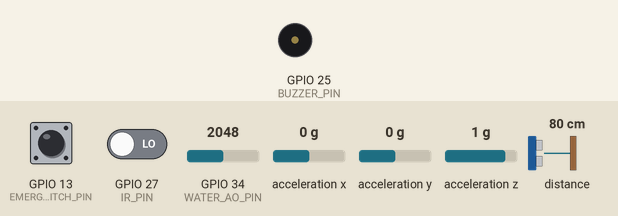
Simulated run of this sketch. Board: ESP32. On the bench: buzzer (waves = sounding, pin HIGH). The inputs (shaded band) are chosen by the test bench; at power-on: acceleration z 1 g, GPIO 34 (WATER_AO_PIN) = 2048, GPIO 13 (EMERGENCY_SWITCH_PIN) HIGH, GPIO 27 (IR_PIN) LOW, distance to the obstacle 80 cm, acceleration x 0 g, acceleration y 0 g. WiFi joins after 1.5 s; servers stay silent unless stated; the local clock reads 2024-03-15 10:24:30 at power-on unless the sketch sets it; what the sketch prints to the serial monitor is not drawn.

Above: at 3.3 s.
3.4 s: acceleration z set to 0 g
9.0 s: GPIO 34 (WATER_AO_PIN) set to 1228
14.1 s: GPIO 13 (EMERGENCY_SWITCH_PIN) pulled LOW for 3 s
19.2 s: GPIO 27 (IR_PIN) driven HIGH
At 23.0 s:
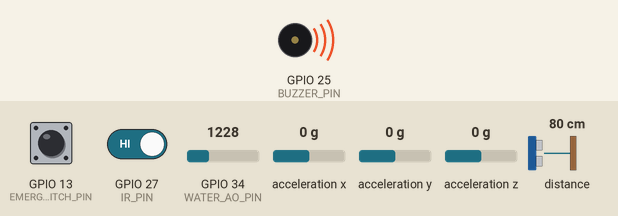
24.8 s: distance to the obstacle set to 120 cm
33.0 s: GPIO 34 (WATER_AO_PIN) set to 2946
38.1 s: GPIO 34 (WATER_AO_PIN) set to 3040
At 38.7 s:
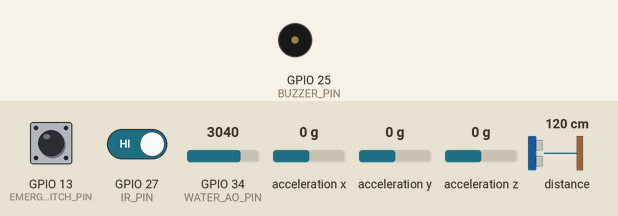
Timing chart, 0 to 41.1 s (numbered marks = the images above; inputs shaded):
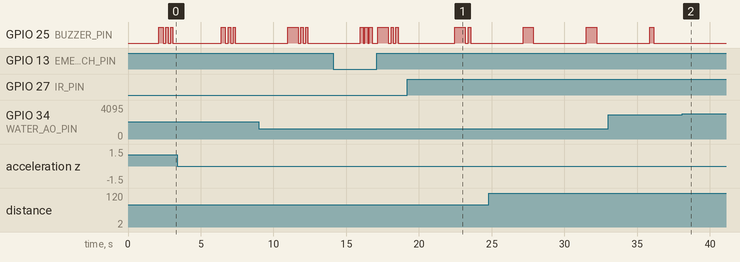

The sketch:

Stick.ino
```cpp
#include <WiFi.h>
#include <Wire.h>
#include <math.h>
#include <time.h>
#include <Firebase_ESP_Client.h>

#include <Adafruit_VL53L0X.h>
#include <Adafruit_Sensor.h>
#include <Adafruit_ADXL345_U.h>

// Firebase Addons
#include "addons/TokenHelper.h"
#include "addons/RTDBHelper.h"

// ================= WIFI =================
#define WIFI_SSID "wifi username"
#define WIFI_PASSWORD "wifi password"

// ================= FIREBASE =================
#define API_KEY "firebase apikey"
#define DATABASE_URL "firebase database url"

// Firebase Authentication
#define USER_EMAIL "email id"
#define USER_PASSWORD "user password"

// ================= FIREBASE OBJECTS =================
FirebaseData fbdo;
FirebaseAuth auth;
FirebaseConfig config;

// ================= SENSOR OBJECTS =================
Adafruit_VL53L0X lidarSensor = Adafruit_VL53L0X();
Adafruit_ADXL345_Unified accel = Adafruit_ADXL345_Unified(12345);

// ================= ESP32 PINS =================
#define WATER_AO_PIN         34
#define IR_PIN               27
#define BUZZER_PIN           25
#define EMERGENCY_SWITCH_PIN 13   // Rocker switch / emergency switch

#define SDA_PIN 21
#define SCL_PIN 22

// ================= FALL THRESHOLDS =================
float freeFallThreshold = 5.0;    // m/s²
float impactThreshold   = 25.0;   // m/s²

// ================= LIDAR THRESHOLD =================
#define OBSTACLE_THRESHOLD 800   // mm

// ================= VARIABLES =================
bool emergencyAlreadySent = false;

// ================= BUZZER FUNCTION =================
void beep(int onTime, int offTime)
{
  digitalWrite(BUZZER_PIN, HIGH);
  delay(onTime);
  digitalWrite(BUZZER_PIN, LOW);
  delay(offTime);
}

// ================= SEND SENSOR DATA TO FIREBASE =================
void sendToFirebase(
  bool fallDetected,
  int lidarValue,
  int lidarDistance,
  bool obstacleDetected,
  String obstacleStatus,
  int waterValue,
  bool waterDetected,
  String waterStatus,
  float accelX,
  float accelY,
  float accelZ,
  float accelMagnitude
)
{
  bool ok = true;

  // Existing sensor fields
  ok &= Firebase.RTDB.setBool(&fbdo, "/Sensor/fallDetected", fallDetected);

  // 🔥 NEW ADDED VALUE
  ok &= Firebase.RTDB.setString(&fbdo, "/Sensor/obstacle_status", obstacleStatus);

  ok &= Firebase.RTDB.setInt(&fbdo, "/Sensor/lidar", lidarValue);            // mm
  ok &= Firebase.RTDB.setInt(&fbdo, "/Sensor/lidarDistance", lidarDistance); // mm

  ok &= Firebase.RTDB.setBool(&fbdo, "/Sensor/obstacleDetected", obstacleDetected);

  ok &= Firebase.RTDB.setInt(&fbdo, "/Sensor/water", waterValue);
  ok &= Firebase.RTDB.setBool(&fbdo, "/Sensor/waterDetected", waterDetected);
  ok &= Firebase.RTDB.setString(&fbdo, "/Sensor/waterStatus", waterStatus);
  ok &= Firebase.RTDB.setInt(&fbdo, "/Sensor/waterValue", waterValue);

  // ✅ Accelerometer directly under /Sensor
  ok &= Firebase.RTDB.setFloat(&fbdo, "/Sensor/x", accelX);
  ok &= Firebase.RTDB.setFloat(&fbdo, "/Sensor/y", accelY);
  ok &= Firebase.RTDB.setFloat(&fbdo, "/Sensor/z", accelZ);
  ok &= Firebase.RTDB.setFloat(&fbdo, "/Sensor/magnitude", accelMagnitude);
  ok &= Firebase.RTDB.setInt(&fbdo, "/Sensor/timestamp", millis());

  if (ok)
  {
    Serial.println("✅ Live Sensor Data Sent to Firebase");
  }
  else
  {
    Serial.println("❌ Firebase Live Sensor Data Error");
    Serial.println(fbdo.errorReason());
  }
}

// ================= SEND EMERGENCY TO FIREBASE =================
void sendEmergencyToFirebase(bool emergencyPressed)
{
  bool ok = true;

  ok &= Firebase.RTDB.setBool(&fbdo, "/Sensor/emergencyPressed", emergencyPressed);

  if (emergencyPressed)
  {
    ok &= Firebase.RTDB.setString(&fbdo, "/Sensor/emergencyMessage", "Blind person pressed emergency switch");
  }
  else
  {
    ok &= Firebase.RTDB.setString(&fbdo, "/Sensor/emergencyMessage", "Emergency cleared");
  }

  if (ok)
  {
    Serial.println("✅ Emergency Data Sent to Firebase");
  }
  else
  {
    Serial.println("❌ Firebase Emergency Error");
    Serial.println(fbdo.errorReason());
  }
}

// ================= CHECK EMERGENCY SWITCH =================
void handleEmergencySwitch()
{
  // INPUT_PULLUP logic:
  // Pressed / ON = LOW
  // Released / OFF = HIGH
  int switchState = digitalRead(EMERGENCY_SWITCH_PIN);

  if (switchState == LOW)
  {
    if (!emergencyAlreadySent)
    {
      Serial.println("🚨 EMERGENCY SWITCH PRESSED!");

      // Confirmation beep
      beep(200, 100);
      beep(200, 100);
      beep(200, 100);

      sendEmergencyToFirebase(true);
      emergencyAlreadySent = true;
    }
  }
  else
  {
    if (emergencyAlreadySent)
    {
      Serial.println("✅ Emergency Switch Released");

      sendEmergencyToFirebase(false);
      emergencyAlreadySent = false;
    }
  }
}

// ================= SETUP =================
void setup()
{
  Serial.begin(115200);

  pinMode(BUZZER_PIN, OUTPUT);
  pinMode(IR_PIN, INPUT);
  pinMode(WATER_AO_PIN, INPUT);
  pinMode(EMERGENCY_SWITCH_PIN, INPUT_PULLUP);

  Wire.begin(SDA_PIN, SCL_PIN);

  // ================= WIFI CONNECT =================
  WiFi.begin(WIFI_SSID, WIFI_PASSWORD);
  Serial.print("Connecting to WiFi");

  while (WiFi.status() != WL_CONNECTED)
  {
    Serial.print(".");
    delay(500);
  }

  Serial.println("\n✅ WiFi Connected");
  Serial.print("IP Address: ");
  Serial.println(WiFi.localIP());

  // ================= TIME SYNC =================
  configTime(0, 0, "pool.ntp.org", "time.nist.gov");

  Serial.print("Syncing Time");
  time_t now = time(nullptr);
  while (now < 100000)
  {
    Serial.print(".");
    delay(500);
    now = time(nullptr);
  }
  Serial.println("\n✅ Time Synced");

  // ================= FIREBASE CONFIG =================
  config.api_key = API_KEY;
  config.database_url = DATABASE_URL;

  auth.user.email = USER_EMAIL;
  auth.user.password = USER_PASSWORD;

  config.token_status_callback = tokenStatusCallback;

  Firebase.begin(&config, &auth);
  Firebase.reconnectWiFi(true);

  Serial.print("Waiting for Firebase");
  while (!Firebase.ready())
  {
    Serial.print(".");
    delay(300);
  }
  Serial.println("\n🔥 Firebase Ready");

  // ================= INITIAL FIREBASE VALUES =================
  Firebase.RTDB.setBool(&fbdo, "/Sensor/emergencyPressed", false);
  Firebase.RTDB.setString(&fbdo, "/Sensor/emergencyMessage", "System ready");
  Firebase.RTDB.setBool(&fbdo, "/Sensor/fallDetected", false);
  Firebase.RTDB.setString(&fbdo, "/Sensor/obstacle_status", "System ready");

  // ================= LIDAR INIT =================
  if (!lidarSensor.begin())
  {
    Serial.println("❌ LiDAR (VL53L0X) Not Found");
    while (1);
  }

  // ================= ADXL345 INIT =================
  if (!accel.begin())
  {
    Serial.println("❌ ADXL345 Not Found");
    while (1);
  }

  accel.setRange(ADXL345_RANGE_16_G);

  Serial.println("✅ All Sensors Ready");
}

// ================= LOOP =================
void loop()
{
  // =====================================================
  // 0) CHECK EMERGENCY SWITCH FIRST (HIGH PRIORITY)
  // =====================================================
  handleEmergencySwitch();

  // =====================================================
  // 1) WATER SENSOR
  // =====================================================
  int waterValue = analogRead(WATER_AO_PIN);
  String waterStatus = "Dry";
  bool waterDetected = false;

  // Adjust thresholds based on your real sensor values
  if (waterValue > 3000)
  {
    waterStatus = "Dry";
    waterDetected = false;
  }
  else if (waterValue > 1500)
  {
    waterStatus = "Wet";
    waterDetected = true;

    Serial.println("💧 Water Detected");
    beep(300, 200);
  }
  else
  {
    waterStatus = "Deep Water";
    waterDetected = true;

    Serial.println("🌊 Deep Water Detected");
    beep(700, 200);
  }

  Serial.print("Water Value: ");
  Serial.print(waterValue);
  Serial.print(" -> ");
  Serial.println(waterStatus);

  // =====================================================
  // 2) IR SENSOR
  // =====================================================
  bool obstacleDetected = (digitalRead(IR_PIN) == LOW);

  if (obstacleDetected)
  {
    Serial.println("⚠ IR Obstacle Detected");
    beep(150, 150);
  }
  else
  {
    Serial.println("✅ No IR Obstacle");
  }

  // =====================================================
  // 3) LIDAR SENSOR (IN MM) + obstacle_status
  // =====================================================
  int distance = 0;
  String obstacleStatus = "Out of Range";

  VL53L0X_RangingMeasurementData_t measure;
  lidarSensor.rangingTest(&measure, false);

  if (measure.RangeStatus != 4)
  {
    distance = measure.RangeMilliMeter;   // IN MM

    Serial.print("📏 LiDAR Distance: ");
    Serial.print(distance);
    Serial.println(" mm");

    // 🔥 NEW obstacle_status logic
    if (distance <= OBSTACLE_THRESHOLD)
    {
      obstacleStatus = "Obstacle Detected";
    }
    else
    {
      obstacleStatus = "No Obstacle";
    }

    // Existing buzzer logic based on distance in mm
    if (distance < 200)
    {
      Serial.println("🚨 Very Close Object");
      beep(700, 200);
    }
    else if (distance < 500)
    {
      Serial.println("⚠ Nearby Object");
      beep(350, 200);
    }
    else if (distance < 1000)
    {
      Serial.println("🟡 Object Far");
      beep(150, 200);
    }
    else
    {
      Serial.println("✅ Path Clear");
    }
  }
  else
  {
    Serial.println("❌ LiDAR Out of Range");
    distance = 0;
    obstacleStatus = "Out of Range";
  }

  Serial.print("Obstacle Status: ");
  Serial.println(obstacleStatus);

  // =====================================================
  // 4) ACCELEROMETER (ADXL345) + FALL DETECTION
  // =====================================================
  bool fallDetected = false;

  sensors_event_t event;
  accel.getEvent(&event);

  float accelX = event.acceleration.x;
  float accelY = event.acceleration.y;
  float accelZ = event.acceleration.z;

  float magnitude = sqrt(
    accelX * accelX +
    accelY * accelY +
    accelZ * accelZ
  );

  Serial.print("Accel X: ");
  Serial.print(accelX);
  Serial.print(" | Y: ");
  Serial.print(accelY);
  Serial.print(" | Z: ");
  Serial.print(accelZ);
  Serial.print(" | Magnitude: ");
  Serial.println(magnitude);

  // Free-fall + impact detection
  if (magnitude < freeFallThreshold)
  {
    Serial.println("⚠ Possible Free Fall...");
    delay(300);

    accel.getEvent(&event);

    float impactX = event.acceleration.x;
    float impactY = event.acceleration.y;
    float impactZ = event.acceleration.z;

    float impactMag = sqrt(
      impactX * impactX +
      impactY * impactY +
      impactZ * impactZ
    );

    Serial.print("Impact Magnitude: ");
    Serial.println(impactMag);

    if (impactMag > impactThreshold)
    {
      fallDetected = true;
      Serial.println("🚨 FALL DETECTED!");
      beep(200, 200);
      delay(500);

      Firebase.RTDB.setBool(&fbdo, "/Sensor/fallDetected", true);
      Firebase.RTDB.setString(&fbdo, "/Sensor/fallMessage", "Fall detected by accelerometer");
    }
  }

  // =====================================================
  // 5) SEND ALL LIVE DATA TO FIREBASE
  // =====================================================
  sendToFirebase(
    fallDetected,
    distance,
    distance,
    obstacleDetected,
    obstacleStatus,
    waterValue,
    waterDetected,
    waterStatus,
    accelX,
    accelY,
    accelZ,
    magnitude
  );
  Serial.println("-----------------------------");
  delay(1000);
}
```

Measured:
- the behaviour switches between 3000 and 3001 on GPIO 34 (WATER_AO_PIN) (found by bisection; images 1 and 2)
- after the input at 19.2 s, GPIO 25 (BUZZER_PIN): goes on until 23.6 s, then stays LOW
- after the input at 38.1 s, GPIO 25 (BUZZER_PIN): stops changing and stays LOW
